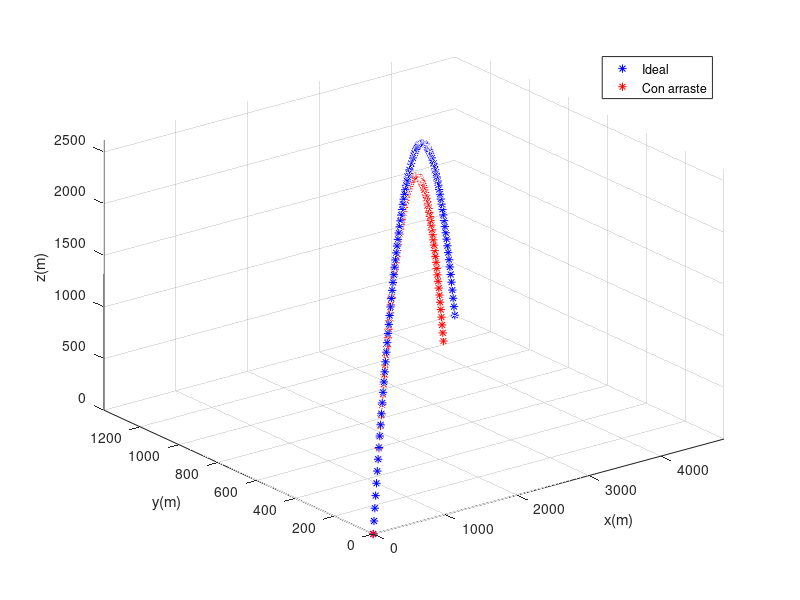

Write MATLAB code to recreate this figure.
clear all; close all;
v0 = 250; g = 9.81; c1 = 0.01; m = 2;
vt = m*g/c1;
theta = 65;
x0 = 0;
v0x = v0*cos(theta*pi/180);
v0y = 30;
v0z = v0*sin(theta*pi/180);
t = 2*v0z/g;
tplot = linspace(0,t,100);
z1 = v0z*tplot - 0.5*g*tplot.^2;
x1 = v0x*tplot;
y1 = v0y*tplot;
z2 = (vt/g)*(v0z + vt)*(1-exp(-(g/vt)*tplot))-vt*tplot;
x2 = (vt*v0x/g)*(1-exp(-(g/vt)*tplot));
y2 = (vt*v0y/g)*(1-exp(-(g/vt)*tplot));
figure(1);clf;
plot3(x1,y1,z1,'b*',x2,y2,z2,'r*')
legend('Ideal','Con arraste')
xlabel('x(m)');
ylabel('y(m)');
zlabel('z(m)');
grid on;
axis([0 max(x1) 0 max(y1) 0 max(z1)])
